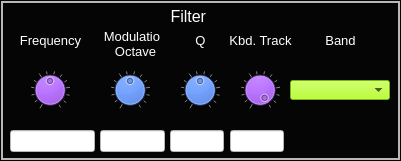
  <widget class="CustomFrame" name="frame_MSOsynthFilter">
   <property name="geometry">
    <rect>
     <x>0</x>
     <y>215</y>
     <width>401</width>
     <height>161</height>
    </rect>
   </property>
   <property name="styleSheet">
    <string notr="true">background-color: rgb(5, 5, 5);
color: rgb(255, 255, 255);</string>
   </property>
   <property name="frameShape">
    <enum>QFrame::Box</enum>
   </property>
   <property name="frameShadow">
    <enum>QFrame::Raised</enum>
   </property>
   <property name="lineWidth">
    <number>1</number>
   </property>
   <property name="midLineWidth">
    <number>2</number>
   </property>
   <widget class="CustomDial" name="dial_MsoSynthFilterFreq">
    <property name="geometry">
     <rect>
      <x>30</x>
      <y>70</y>
      <width>40</width>
      <height>40</height>
     </rect>
    </property>
    <property name="focusPolicy">
     <enum>Qt::NoFocus</enum>
    </property>
    <property name="styleSheet">
     <string notr="true">background-color: rgb(170, 85, 255);</string>
    </property>
    <property name="maximum">
     <number>100</number>
    </property>
    <property name="value">
     <number>50</number>
    </property>
    <property name="wrapping">
     <bool>false</bool>
    </property>
    <property name="notchTarget">
     <double>8.000000000000000</double>
    </property>
    <property name="notchesVisible">
     <bool>true</bool>
    </property>
   </widget>
   <widget class="CustomDial" name="dial_MsoSynthFilterOctave">
    <property name="geometry">
     <rect>
      <x>110</x>
      <y>70</y>
      <width>40</width>
      <height>40</height>
     </rect>
    </property>
    <property name="focusPolicy">
     <enum>Qt::NoFocus</enum>
    </property>
    <property name="styleSheet">
     <string notr="true">background-color: rgb(0, 85, 255);</string>
    </property>
    <property name="maximum">
     <number>100</number>
    </property>
    <property name="value">
     <number>50</number>
    </property>
    <property name="wrapping">
     <bool>false</bool>
    </property>
    <property name="notchTarget">
     <double>8.000000000000000</double>
    </property>
    <property name="notchesVisible">
     <bool>true</bool>
    </property>
   </widget>
   <widget class="QLabel" name="label_100">
    <property name="geometry">
     <rect>
      <x>10</x>
      <y>30</y>
      <width>81</width>
      <height>21</height>
     </rect>
    </property>
    <property name="font">
     <font>
      <pointsize>10</pointsize>
     </font>
    </property>
    <property name="styleSheet">
     <string notr="true">color: rgb(255, 255, 255);</string>
    </property>
    <property name="text">
     <string>Frequency</string>
    </property>
    <property name="alignment">
     <set>Qt::AlignCenter</set>
    </property>
   </widget>
   <widget class="QLabel" name="label_108">
    <property name="geometry">
     <rect>
      <x>100</x>
      <y>23</y>
      <width>71</width>
      <height>41</height>
     </rect>
    </property>
    <property name="font">
     <font>
      <pointsize>10</pointsize>
     </font>
    </property>
    <property name="styleSheet">
     <string notr="true">color: rgb(255, 255, 255);</string>
    </property>
    <property name="text">
     <string>Modulation
Octave</string>
    </property>
    <property name="alignment">
     <set>Qt::AlignCenter</set>
    </property>
   </widget>
   <widget class="CustomDial" name="dial_MsoSynthFilterQ">
    <property name="geometry">
     <rect>
      <x>180</x>
      <y>70</y>
      <width>40</width>
      <height>40</height>
     </rect>
    </property>
    <property name="focusPolicy">
     <enum>Qt::NoFocus</enum>
    </property>
    <property name="styleSheet">
     <string notr="true">background-color: rgb(0, 85, 255);</string>
    </property>
    <property name="maximum">
     <number>100</number>
    </property>
    <property name="value">
     <number>50</number>
    </property>
    <property name="wrapping">
     <bool>false</bool>
    </property>
    <property name="notchTarget">
     <double>8.000000000000000</double>
    </property>
    <property name="notchesVisible">
     <bool>true</bool>
    </property>
   </widget>
   <widget class="QLabel" name="label_113">
    <property name="geometry">
     <rect>
      <x>160</x>
      <y>30</y>
      <width>81</width>
      <height>21</height>
     </rect>
    </property>
    <property name="font">
     <font>
      <pointsize>10</pointsize>
     </font>
    </property>
    <property name="styleSheet">
     <string notr="true">color: rgb(255, 255, 255);</string>
    </property>
    <property name="text">
     <string>Q</string>
    </property>
    <property name="alignment">
     <set>Qt::AlignCenter</set>
    </property>
   </widget>
   <widget class="CustomDial" name="dial_MsoSynthFilterKbdTrack">
    <property name="geometry">
     <rect>
      <x>240</x>
      <y>70</y>
      <width>40</width>
      <height>40</height>
     </rect>
    </property>
    <property name="focusPolicy">
     <enum>Qt::NoFocus</enum>
    </property>
    <property name="styleSheet">
     <string notr="true">background-color: rgb(170, 85, 255);</string>
    </property>
    <property name="maximum">
     <number>100</number>
    </property>
    <property name="value">
     <number>100</number>
    </property>
    <property name="wrapping">
     <bool>false</bool>
    </property>
    <property name="notchTarget">
     <double>8.000000000000000</double>
    </property>
    <property name="notchesVisible">
     <bool>true</bool>
    </property>
   </widget>
   <widget class="QLabel" name="label_130">
    <property name="geometry">
     <rect>
      <x>220</x>
      <y>30</y>
      <width>81</width>
      <height>21</height>
     </rect>
    </property>
    <property name="font">
     <font>
      <pointsize>10</pointsize>
     </font>
    </property>
    <property name="styleSheet">
     <string notr="true">color: rgb(255, 255, 255);</string>
    </property>
    <property name="text">
     <string>Kbd. Track</string>
    </property>
    <property name="alignment">
     <set>Qt::AlignCenter</set>
    </property>
   </widget>
   <widget class="QLineEdit" name="lineEdit_MsoSynthFilterFreq">
    <property name="geometry">
     <rect>
      <x>10</x>
      <y>130</y>
      <width>85</width>
      <height>22</height>
     </rect>
    </property>
    <property name="styleSheet">
     <string notr="true">background-color: rgb(255, 255, 255);
color: rgb(0, 0, 0);</string>
    </property>
    <property name="alignment">
     <set>Qt::AlignCenter</set>
    </property>
    <property name="readOnly">
     <bool>true</bool>
    </property>
   </widget>
   <widget class="QLineEdit" name="lineEdit_MsoSynthFilterOctave">
    <property name="geometry">
     <rect>
      <x>100</x>
      <y>130</y>
      <width>65</width>
      <height>22</height>
     </rect>
    </property>
    <property name="styleSheet">
     <string notr="true">background-color: rgb(255, 255, 255);
color: rgb(0, 0, 0);</string>
    </property>
    <property name="alignment">
     <set>Qt::AlignCenter</set>
    </property>
    <property name="readOnly">
     <bool>true</bool>
    </property>
   </widget>
   <widget class="QLineEdit" name="lineEdit_MsoSynthFilterQ">
    <property name="geometry">
     <rect>
      <x>170</x>
      <y>130</y>
      <width>54</width>
      <height>22</height>
     </rect>
    </property>
    <property name="styleSheet">
     <string notr="true">background-color: rgb(255, 255, 255);
color: rgb(0, 0, 0);</string>
    </property>
    <property name="alignment">
     <set>Qt::AlignCenter</set>
    </property>
    <property name="readOnly">
     <bool>true</bool>
    </property>
   </widget>
   <widget class="QLineEdit" name="lineEdit_MsoSynthFilterKbdTrack">
    <property name="geometry">
     <rect>
      <x>230</x>
      <y>130</y>
      <width>54</width>
      <height>22</height>
     </rect>
    </property>
    <property name="styleSheet">
     <string notr="true">background-color: rgb(255, 255, 255);
color: rgb(0, 0, 0);</string>
    </property>
    <property name="alignment">
     <set>Qt::AlignCenter</set>
    </property>
    <property name="readOnly">
     <bool>true</bool>
    </property>
   </widget>
   <widget class="QLabel" name="label_87">
    <property name="geometry">
     <rect>
      <x>310</x>
      <y>30</y>
      <width>61</width>
      <height>21</height>
     </rect>
    </property>
    <property name="font">
     <font>
      <pointsize>10</pointsize>
     </font>
    </property>
    <property name="styleSheet">
     <string notr="true">color: rgb(255, 255, 255);</string>
    </property>
    <property name="text">
     <string>Band</string>
    </property>
    <property name="alignment">
     <set>Qt::AlignCenter</set>
    </property>
   </widget>
   <widget class="CustomComboBox" name="comboBox_MsoSynthFilterBand">
    <property name="geometry">
     <rect>
      <x>290</x>
      <y>80</y>
      <width>100</width>
      <height>20</height>
     </rect>
    </property>
    <property name="font">
     <font>
      <pointsize>8</pointsize>
     </font>
    </property>
    <property name="focusPolicy">
     <enum>Qt::NoFocus</enum>
    </property>
    <property name="styleSheet">
     <string notr="true">selection-background-color: rgb(255, 0, 0);
color: rgb(0,0,0);
border-color: rgb(0, 0, 0);
background-color: rgb(170, 255, 0);
</string>
    </property>
    <property name="currentText">
     <string/>
    </property>
    <property name="currentIndex">
     <number>-1</number>
    </property>
    <property name="maxVisibleItems">
     <number>4</number>
    </property>
   </widget>
   <widget class="QLabel" name="label_101">
    <property name="geometry">
     <rect>
      <x>150</x>
      <y>6</y>
      <width>81</width>
      <height>21</height>
     </rect>
    </property>
    <property name="font">
     <font>
      <pointsize>12</pointsize>
     </font>
    </property>
    <property name="styleSheet">
     <string notr="true">color: rgb(255, 255, 255);</string>
    </property>
    <property name="text">
     <string>Filter </string>
    </property>
    <property name="alignment">
     <set>Qt::AlignCenter</set>
    </property>
   </widget>
  </widget>
